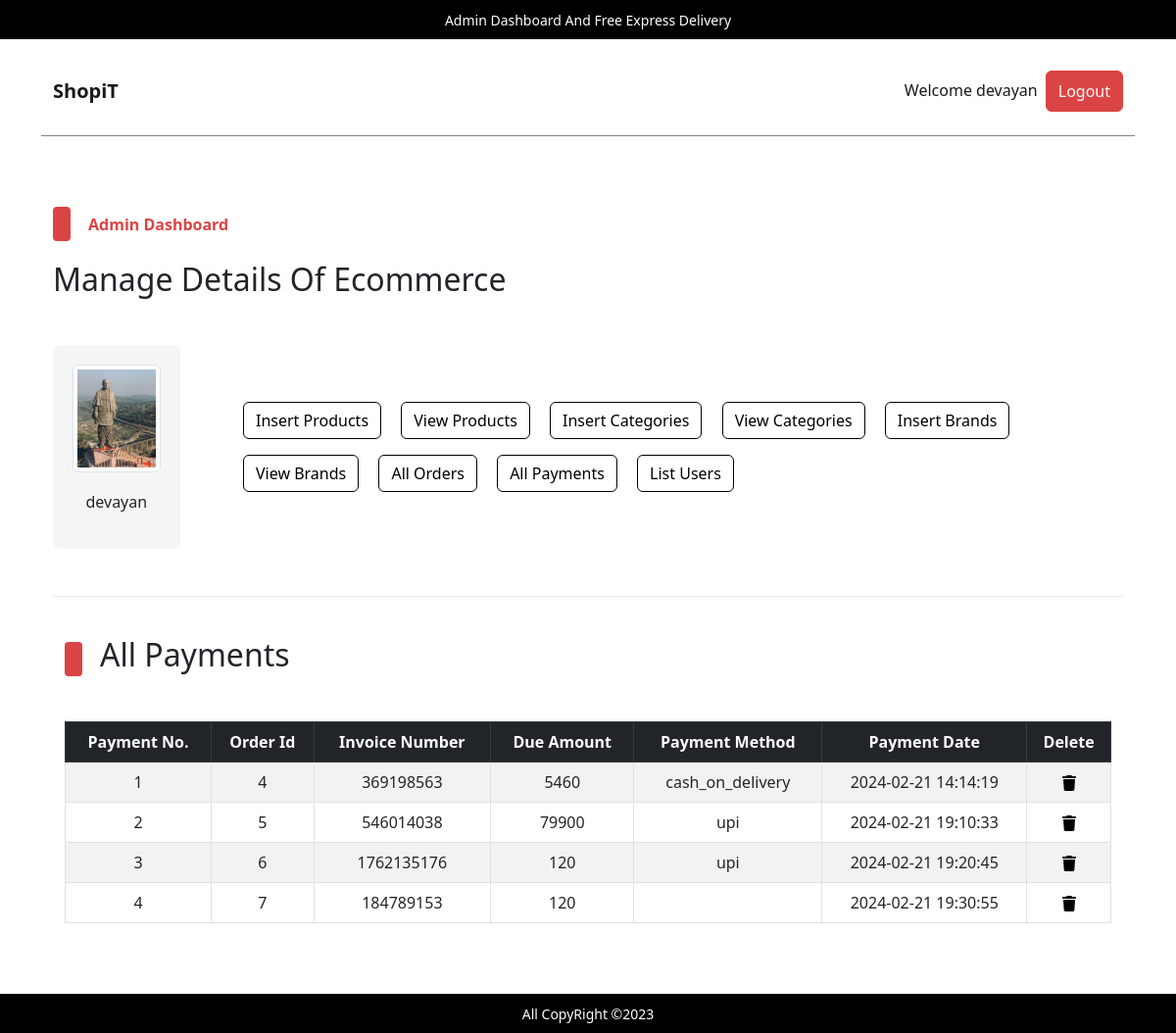
/admin/index.php?list_payments (signed in), run on the app's committed database.
### tables this page shows
CREATE TABLE `admin_table` (
  `admin_id` int(11) NOT NULL,
  `admin_name` varchar(100) NOT NULL,
  `admin_email` varchar(200) NOT NULL,
  `admin_image` varchar(255) NOT NULL,
  `admin_password` varchar(255) NOT NULL
);

CREATE TABLE `user_payments` (
  `payment_id` int(11) NOT NULL,
  `order_id` int(11) NOT NULL,
  `invoice_number` int(11) NOT NULL,
  `amount` int(11) NOT NULL,
  `payment_method` varchar(255) NOT NULL,
  `payment_date` timestamp NOT NULL DEFAULT current_timestamp() ON UPDATE current_timestamp()
);

### admin/list_payments.php (the view, shortened to what this page needs)
<!DOCTYPE html>
<html lang="en">
<head>
</head>
<body>
    <div class="container">
        <div class="categ-header">
            <div class="sub-title">
                <span class="shape"></span>
                <h2>All Payments</h2>
            </div>
        </div>
        <div class="table-data">
            <table class="table table-bordered table-hover table-striped text-center">
                <thead class="table-dark">
                    <?php
                    $get_payment_query = "SELECT * FROM `user_payments`";
                    $get_payment_result = mysqli_query($con, $get_payment_query);
                    $row_count = mysqli_num_rows($get_payment_result);
                    if($row_count!=0){
                        echo "
                        <tr>
                        <th>Payment No.</th>
                        <th>Order Id</th>
                        <th>Invoice Number</th>
                        <th>Due Amount</th>
                        <th>Payment Method</th>
                        <th>Payment Date</th>
                        <th>Delete</th>
                    </tr>
                    ";
                    }
                    ?>
                </thead>
                <tbody>
                    <?php
                    if ($row_count == 0) {
                        echo "<h2 class='text-center text-light p-2 bg-dark'>No payments yet</h2>";
                    } else {
                        $id_number = 1;
                        while ($row_fetch_payments = mysqli_fetch_array($get_payment_result)) {
                            $payment_id = $row_fetch_payments['payment_id'];
                            $order_id = $row_fetch_payments['order_id'];
                            $invoice_number = $row_fetch_payments['invoice_number'];
                            $amount_due = $row_fetch_payments['amount'];
                            $payment_method = $row_fetch_payments['payment_method'];
                            $payment_date = $row_fetch_payments['payment_date'];
                            echo "
                            <tr>
                            <td>$id_number</td>
                            <td>$order_id</td>
                            <td>$invoice_number</td>
                            <td>$amount_due</td>
                            <td>$payment_method</td>
                            <td>$payment_date</td>
                            <td>
                                <a href='index.php?delete_payment=$payment_id' data-bs-toggle='modal' data-bs-target='#deleteModal_$payment_id'>
                                </a>
                                <div class='modal fade' id='deleteModal_$payment_id' tabindex='-1' aria-labelledby='deleteModal_$payment_id.Label' aria-hidden='true'>
                                                            <a class='text-light' href='index.php?delete_payment=$payment_id'>
                                                                Delete Payment No. <strong>$id_number</strong>
                                                            </a>
                                </div>
                            </td>
                        </tr>
                            ";
                            $id_number++;
                        }
                    }
                    ?>
                </tbody>
            </table>
        </div>
    </div>
</body>
</html>

### admin/index.php (shortened to what this page needs)
<?php
    include('../includes/connect.php');
    if(isset($_SESSION['admin_username'])){
        $admin_name = $_SESSION['admin_username'];
        $get_admin_data = "SELECT * FROM `admin_table` WHERE admin_name = '$admin_name'";
        $get_admin_result = mysqli_query($con,$get_admin_data);
        $row_fetch_admin_data = mysqli_fetch_array($get_admin_result);
        $admin_name = $row_fetch_admin_data['admin_name'];
        $admin_image = $row_fetch_admin_data['admin_image'];
    }else{
        echo "<script>window.open('./admin_login.php','_self');</script>";
    }
?>
<!DOCTYPE html>
<html lang="en">
<head>
    <link rel="stylesheet" href="../assets/css/bootstrap.css" />
    <link rel="stylesheet" href="../assets/css/main.css" />
</head>
<body>
    <div class="container my-5 pb-5">
    <div class="upper-nav primary-bg p-2 px-3 text-center text-break fixed-top">
        <span>Admin Dashboard And Free Express Delivery</span>
    </div>
    <nav class="navbar navbar-expand-lg navbar-light bg-light my-5">
        <div class="container py-3">
            <a class="navbar-brand fw-bold" href="#">ShopiT</a>
            <div class="collapse navbar-collapse" id="navbarSupportedContentad">
                <ul class="navbar-nav ms-auto mb-2 mb-lg-0">
                    <li class="nav-item">
                        <a class="nav-link active" aria-current="page" href="#">Welcome <?php echo $admin_name;?></a>
                    </li>
                    <li class="nav-item">
                    <button class="btn btn-primary p-0 px-1">
                            <a href="./admin_logout.php" class="nav-link text-light">Logout</a>
                        </button>
                    </li>
                </ul>
            </div>
        </div>
    </nav>
    <div class="control my-5">
        <div class="container pt-4 pb-0">
            <div class="categ-header">
                <div class="sub-title">
                    <span class="shape"></span>
                    <span class="title">Admin Dashboard</span>
                </div>
                <h2>Manage Details Of Ecommerce</h2>
            </div>
            <div class="row align-items-center mb-5">
                <div class="col-md-2">
                    <div class="admin-image">
                        <a href="./index.php"><img src="./admin_images/<?php echo $admin_image;?>" class="img-thumbnail" alt="Admin Photo"></a>
                        <p><?php echo $admin_name;?></p>
                    </div>
                </div>
                <div class="col-md-10 ">
                    <div class="buttons">
                        <button class="btn btn-outline-primary m-2">
                            <a href="./insert_product.php" class="nav-link">Insert Products</a>
                        </button>
                        <button class="btn btn-outline-primary m-2">
                            <a href="index.php?view_products" class="nav-link">View Products</a>
                        </button>
                        <button class="btn btn-outline-primary m-2">
                            <a href="index.php?insert_category" class="nav-link">Insert Categories</a>
                        </button>
                        <button class="btn btn-outline-primary m-2">
                            <a href="index.php?view_categories" class="nav-link">View Categories</a>
                        </button>
                        <button class="btn btn-outline-primary m-2">
                            <a href="index.php?insert_brand" class="nav-link">Insert Brands</a>
                        </button>
                        <button class="btn btn-outline-primary m-2">
                            <a href="index.php?view_brands" class="nav-link">View Brands</a>
                        </button>
                        <button class="btn btn-outline-primary m-2">
                            <a href="index.php?list_orders" class="nav-link">All Orders</a>
                        </button>
                        <button class="btn btn-outline-primary m-2">
                            <a href="index.php?list_payments" class="nav-link">All Payments</a>
                        </button>
                        <button class="btn btn-outline-primary m-2">
                            <a href="index.php?list_users" class="nav-link">List Users</a>
                        </button>
                    </div>
                </div>
            </div>
        </div>
    </div>
    <div class="container">
        <div class="divider"></div>
    </div>
    <div class="change-page">
        <div class="container">
            <?php
            if(isset($_GET['list_payments'])){
                include('./list_payments.php');
            }
            ?>
        </div>
    </div>
    <div class="upper-nav primary-bg p-2 px-3 text-center text-break fixed-bottom">
        <span>All CopyRight &copy;2023</span>
    </div>
</div>
</body>
</html>

### assets/css/main.css (style rules this page uses)
* { -webkit-box-sizing: border-box; -moz-box-sizing: border-box; box-sizing: border-box; margin: 0; padding: 0; }
html { scroll-behavior: smooth; }
a { text-decoration: none; color: #000000; cursor: pointer; }
button, input[type="submit"] { cursor: pointer; }
ul { list-style: none; }
.primary-bg { background-color: #000; }
.divider { background-color: #eaeaea; height: 1.5px; width: 100%; margin-top: 30px; margin-bottom: 40px; }
.container .categ-header { display: flex; flex-direction: column; gap: 20px; margin-bottom: 40px; }
.container .categ-header .sub-title { display: flex; flex-direction: row; gap: 18px; align-items: center; }
.container .categ-header .sub-title span:nth-of-type(1) { width: 18px; height: 35px; background-color: #DB4444; border-radius: 4px; -webkit-border-radius: 4px; -moz-border-radius: 4px; -ms-border-radius: 4px; -o-border-radius: 4px; }
.shape { display: inline-block; width: 18px; height: 35px; background-color: #DB4444; border-radius: 4px; -webkit-border-radius: 4px; -moz-border-radius: 4px; -ms-border-radius: 4px; -o-border-radius: 4px; }
.container .categ-header .sub-title span:nth-of-type(2) { color: #DB4444; font-weight: bold; }
.upper-nav span { color: #ffffff; font-size: 14px; }
.bg-light { background-color: #ffffff !important; border-bottom: 1px solid #7D8184; }
.control .container .row .admin-image { width: 80%; background-color: #F5F5F5; padding: 20px; display: flex; flex-direction: column; gap:18px; align-items: center; border-radius: 8px; -webkit-border-radius: 8px; -moz-border-radius: 8px; -ms-border-radius: 8px; -o-border-radius: 8px; }
.control .container .row .admin-image img { width: 100%; }
.control .container .row .buttons a.nav-link { transition: 0s; -webkit-transition: 0s; -moz-transition: 0s; -ms-transition: 0s; -o-transition: 0s; }
td { vertical-align: middle; }

### data on the page
admin_table: admin_name "devayan", admin_image (picture)
user_payments: order "4", invoice_number "369198563", amount "5460", payment_method "cash_on_delivery", payment_date "2024-02-21 14:14:19"
user_payments: order "5", invoice_number "546014038", amount "79900", payment_method "upi", payment_date "2024-02-21 19:10:33"
user_payments: order "6", invoice_number "1762135176", amount "120", payment_method "upi", payment_date "2024-02-21 19:20:45"
user_payments: order "7", invoice_number "184789153", amount "120", payment_date "2024-02-21 19:30:55"
